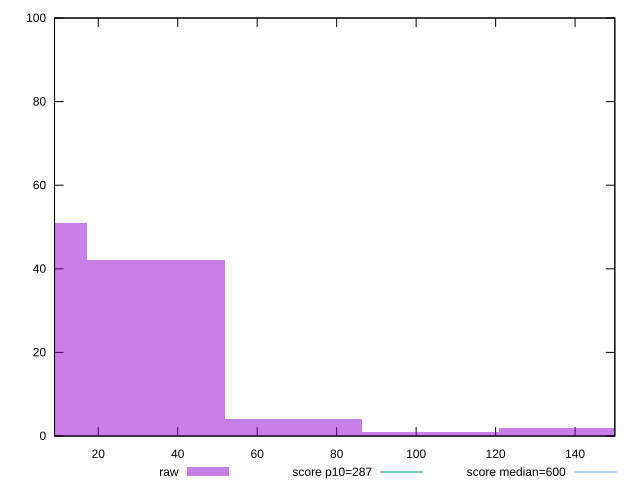

Recreate this plot in gnuplot.
reset

$raw <<EOF
34.52039772007992 42
69.04079544015984 4
138.08159088031968 2
0 51
103.56119316023975 1
EOF

set key outside below
set boxwidth 34.52039772007992
set xrange [9:150]
set yrange [0:100]
set trange [0:100]
set style fill transparent solid 0.5 noborder

set parametric
set terminal svg size 640, 490 enhanced background rgb 'white'
set output "report_00017_2021-02-10T15-08-03.406Z/total-blocking-time/samples/pages+cached+noadtech+nomedia+nocss/raw/histogram.svg"

plot $raw title "raw" with boxes, \
     287,t title "score p10=287", \
     600,t title "score median=600"

reset
